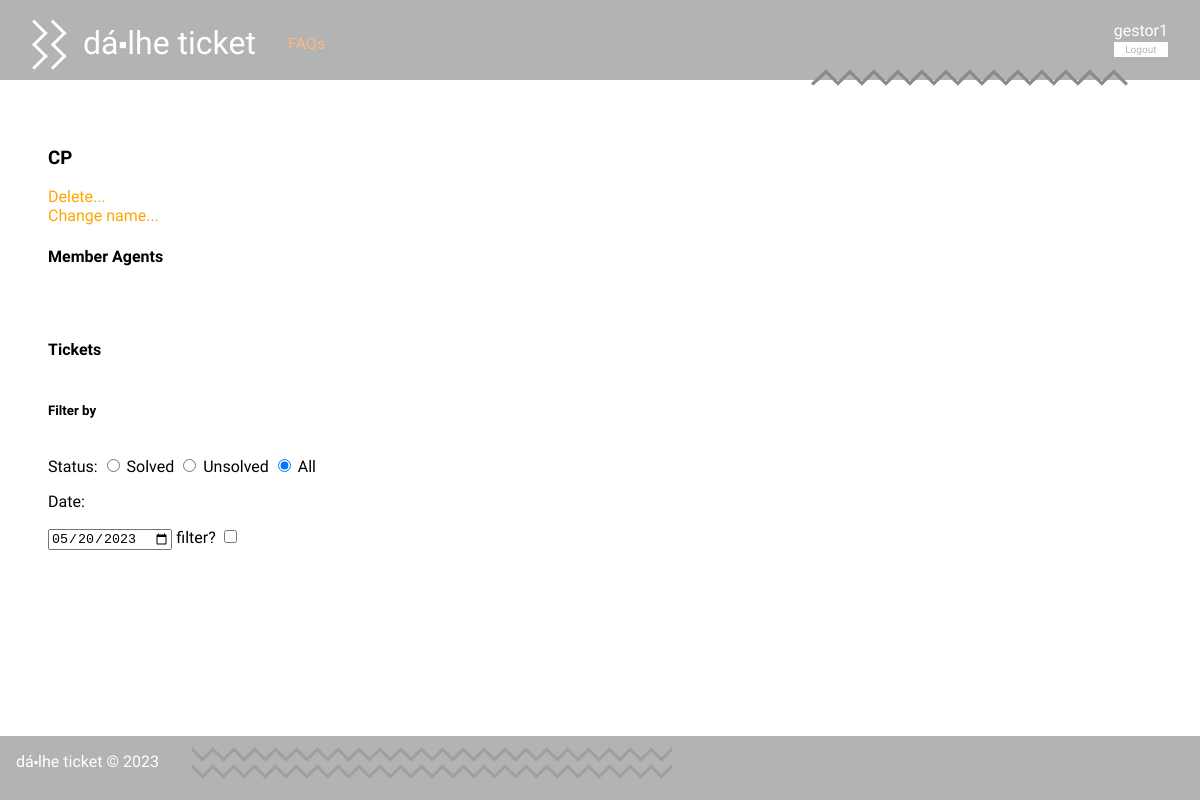
The page /project/pages/departmentDetails.php?name=CP (signed in) on the database as committed earlier.
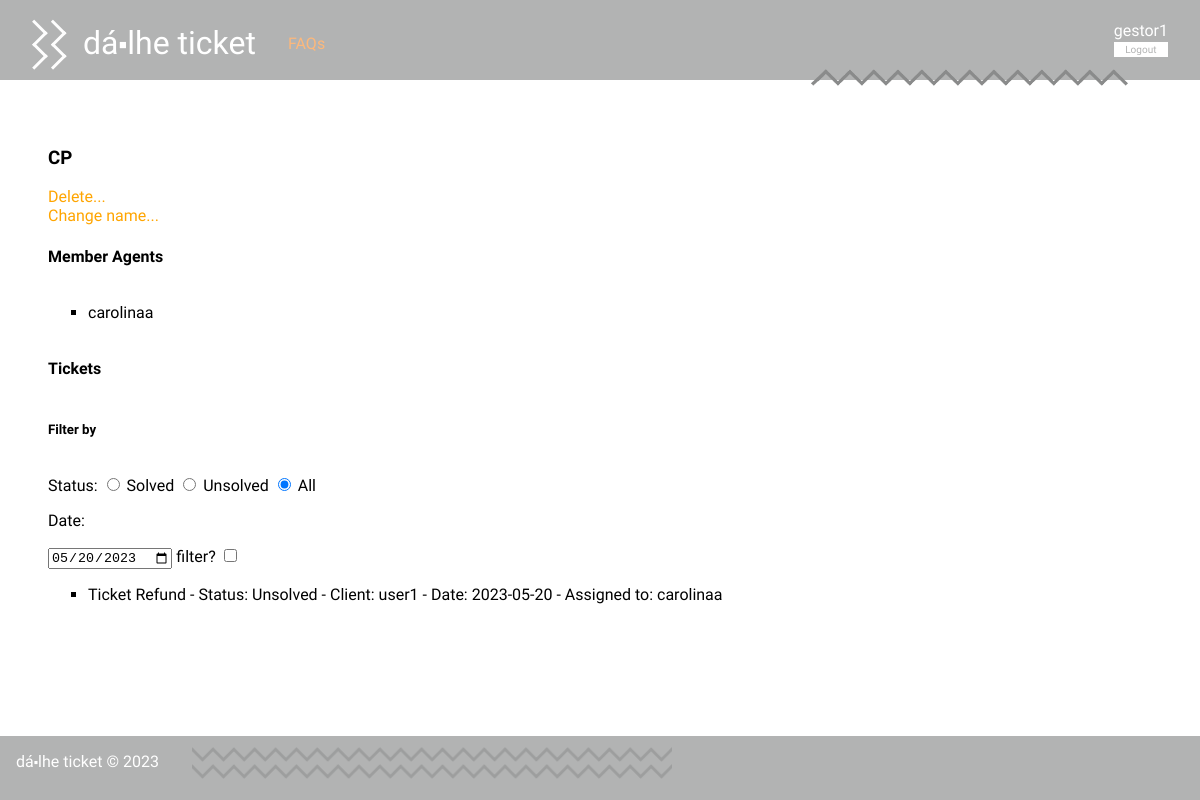
The same page on the database as committed later.
### tables this page shows
CREATE TABLE User(
   name varchar(60) not null,
   username varchar(20) primary key,
   email varchar(60) not null,
   password varchar(40) not null,
   type varchar(5) not null, /*user, agent, admin*/
   department varchar(20)
, ticket_count integer default 0, closed_tickets integer default 0);

CREATE TABLE Ticket(
   id integer primary key autoincrement,
   title varchar(60) not null,
   client varchar(20) not null,
   agent varchar(20),
   status varchar(10) not null,
   department varchar(20),
   foreign key (client) references User(username),
   foreign key (agent) references User(username),
   foreign key (department) references Department(name)
);

CREATE TABLE Message(
   id integer primary key autoincrement,
   ticketId integer not null,
   isFromClient boolean not null,
   message text not null,
   author varchar(20) not null,
   datetime datetime not null,
   foreign key (ticketId) references Ticket(id)
);

### database/department.class.php (called while the page is built, shortened)
<?php
  require_once(__DIR__ . '/ticket.class.php');
  class Department{
    public string $name;
    public function __construct(string $name){
      $this->name = $name;
    }
    public function getMemberAgents(PDO $db) : array {
      $stmt = $db->prepare('SELECT * FROM User WHERE department = ?');
      $stmt->execute(array($this->name));
      $agents = array();
      while ($agent = $stmt->fetch()) {
        $agents[] = new User(
          $agent['name'],
          $agent['username'],
          $agent['email'],
          $agent['type'],
          $agent['department'],
          intval($agent['ticket_count']),
          intval($agent['closed_tickets'])
        );
      }
      return $agents;
    }
    static public function getDepartmentByName(PDO $db, string $name) {
      $stmt = $db->prepare('SELECT * FROM Department WHERE name = ?');
      $stmt->execute(array($name));
      $query = $stmt->fetchAll()[0];
      return new Department($query['name']);
    }
  }
?>

### project/utils/session.php (called while the page is built, shortened)
<?php
  class Session {
    public function getName() : ?string {
      return isset($_SESSION['name']) ? $_SESSION['name'] : null;
    }
  }
?>

### database/user.class.php (called while the page is built, shortened)
<?php
require_once(__DIR__ . '/ticket.class.php');
class User{
  public function __construct(string $name, string $username, string $email, string $type, $department, int $ticket_count, int $closed_tickets){
    $this->username = $username;
  }
  static public function getUserTypeByUsername(PDO $db, string $username) : string {
    $stmt = $db->prepare('SELECT type from User where username = ?');
    $stmt->execute(array($username));
    return $stmt->fetchAll()[0]['type'];
  }
}
?>

### database/ticket.class.php (called while the page is built, shortened)
<?php
class Ticket {
    public int $id;
    public function __construct(int $id, string $title, string $client, ?string $agent, string $status, string $department) {
        $this->id = $id;
        $this->title = $title;
        $this->client = $client;
        $this->agent = $agent;
        $this->status = $status;
    }
    static public function getAllTicketsInDepartment(PDO $db, string $name) : array {
        $stmt = $db->prepare("
            SELECT id, title, client, agent, status, department
            FROM Ticket
            WHERE department = ?
        ");
        $stmt->execute(array($name));
        $tickets = array();
        while($ticket = $stmt->fetch()){
            $tickets[] = new Ticket(
            $ticket['id'],
            $ticket['title'],
            $ticket['client'],
            $ticket['agent'],
            $ticket['status'],
            $ticket['department']
            );
        }
        return $tickets;
    }
    public function getDate(PDO $db) : string {
        $stmt = $db->prepare('SELECT datetime FROM Message WHERE ticketId = ? ORDER BY id LIMIT 1');
        $stmt->execute(array($this->id));
        $datetime = strval($stmt->fetchAll()[0]['datetime']);
        return substr($datetime, 0, 10);
    }
}
?>

### project/templates/departmentDetails.tpl.php (the view, shortened to what this page needs)
<?php
require_once(__DIR__ . '/../../database/department.class.php');
require_once(__DIR__ . '/../../database/ticket.class.php');
require_once(__DIR__ . '/../../database/user.class.php');
require_once(__DIR__ . '/../../database/connection.db.php');
function drawDepartment(Department $department) : void {
        global $session, $db;
        $my_type = User::getUserTypeByUsername($db, $session->getName());
?>
    <h3 class="name"><?= $department->name ?></h3>
<?php
    if ($my_type == 'admin') {
?>
    <div class="dep_options">
        <a href="../actions/action_delete_department.php?name=<?= $department->name ?>">Delete...</a>
        <br>
        <a href="../pages/change_department_name.php?name=<?= $department->name ?>">Change name...</a>
    </div>
<?php
    }
?>
    <h4>Member Agents</h4>
    <ul class="search_list">
<?php
    foreach ($department->getMemberAgents($db) as $agent) {
?>
    <li>
        <a href="../pages/profile.php?username=<?= $agent->username ?>"><?= $agent->username ?></a>
    </li>
<?php
    }
?>
    </ul>
    <h4>Tickets</h4>
    <h5>Filter by</h5>
    <form class="radio_form" id="status">
        <p>Status: </p>
        <input type="radio" name="status" value="Solved">
        <p>Solved</p>
        <input type="radio" name="status" value="Unsolved">
        <p>Unsolved</p>
        <input type="radio" name="status" value="All" checked>
        <p>All</p>
    </form>
    <form class="date_form" id="date">
        <p>Date: </p>
        <input type="date" id="date" name="date">
        filter? <input type="checkbox" id="filter" name="filter">
    </form>
    <ul class="ticket_list">
<?php
    foreach (Ticket::getAllTicketsInDepartment($db, $department->name) as $ticket) {
?>
    <li class="ticket">
        <a href="../pages/ticket.php?id=<?= $ticket->id ?>"><?= $ticket->title ?>
        - Status: <span id="status"><?= $ticket->status ?></span>
        - Client: <?= $ticket->client ?>
        - Date: <span id="date"><?= $ticket->getDate($db) ?></span>
        <?php if($ticket->agent != null) { ?>
        - Assigned to: <span id="agent"><?= $ticket->agent ?></span></a>
        <?php } else {?>
        - <span id="agent">No Agent Assigned</span></a>
        <?php } ?>
    </li>
<?php
    }
?>
    </ul>
<?php
    }
?>

Rows that differ between the two databases and show on the page:
now on this page (row edited): user: username "carolinaa"
added ticket: title "Ticket Refund", status "Unsolved", client "user1", id.datetime "2023-05-20", agent "carolinaa"
